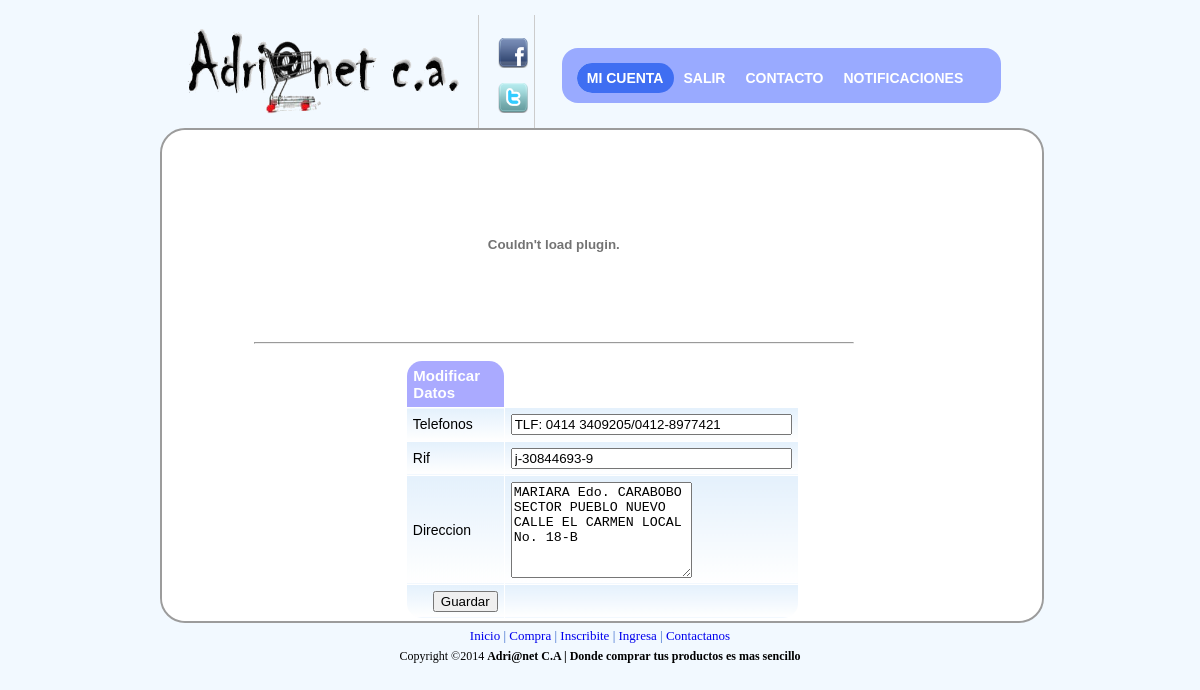
/web2final/contacto/modificarcontacto.php (signed in), run on the app's committed database.
### tables this page shows
CREATE TABLE IF NOT EXISTS `contacto` (
  `contacto` text NOT NULL,
`id_contacto` int(10) NOT NULL,
  `telefono` varchar(50) NOT NULL,
  `rif` varchar(30) NOT NULL
);

### web2final/contacto/modificarcontacto.php (the view, shortened to what this page needs)
<!DOCTYPE html PUBLIC "-//W3C//DTD XHTML 1.0 Transitional//EN" "http://www.w3.org/TR/xhtml1/DTD/xhtml1-transitional.dtd">
<html>
<head><meta http-equiv="Content-Type" content="text/html; charset=windows-1252">
<link rel="stylesheet" href="../css/principal.css"  type="text/css" media="screen">
<link rel="stylesheet" href="../css/lavalampadmi.css" type="text/css" media="screen">
<link type="text/css" rel="stylesheet" href="../css/sliderman.css"  />
<link rel="stylesheet" href='../css/hoverbox.css' type="text/css" media="screen" />
<link rel="stylesheet" href='../js/fancybox/jquery.fancybox-1.3.4.css' type="text/css" media="screen" />
</head>
<body  marginwidth="10" marginheight="10" bgcolor="#f5f6f7" topmargin="5" leftmargin="5" >
<table width="900" cellspacing="0" cellpadding="10" border="0" align="center">
<tbody>
<tr>
<td>
<table width="100%" cellspacing="0" cellpadding="0" border="0">
<tbody>
<tr valign="bottom">
<td valign="middle" style="padding-bottom: 10px;">
<a href="../administrador/index_admin.php" >
<img alt="banner" id="banner" width="300" border="0" height="95" src="../imagenes/logo.png" />
</a>
</td>
<td width="100%" valign="bottom" style="padding-left: 15px;">
<table width="100%" cellspacing="0" cellpadding="0" border="0">
<tbody>
<tr height="60">
<td class="mainmenu" width="2%" nowrap="" 8px;"=" padding-top:="" 15px;="" padding-left:="" #cccccc;="" solid="" 1px=""></td>
<td class="mainmenu" width="14%" valign="middle" nowrap="" align="center" style="border-left: 1px solid #cccccc; padding-left: 15px; padding-top: 8px;">
<p>
<a href="http://www.facebook.com" target="_blank">
<img  id="facebook" alt="fb" width="30" border="0" height="30" src="../imagenes/facebook.png" />
</a>
</p>
<p>
<a href="http://www.twitter.com" target="_blank">
<img id="twitter" alt="tw" width="30" border="0" height="30" src="../imagenes/twitter.png" />
</a>
</p>
</td>
<td class="mainmenu" width="50%" valign="middle" nowrap="" align="center" style="border-left: 1px solid #cccccc; padding-left: 15px; padding-top: 8px;">
<div a class="toplink" align="right" style="padding: 12px;">
<?php
$db=conectar();
?>
<ul class="lavaLampWithImage" id="1">
    <li class="current"><a href="micuenta_admi.php">Mi cuenta</a></li>
     <li><a href="../salir/salir.php">Salir</a></li>
		<li><a href="../contacto/contacto_admi.php">Contacto</a></li>
		<li><a id="ifancybox" href="notificaciones.php" >Notificaciones</a></li>
</ul>
 </div>
 </td>
<td class="smallfont" width="1%" nowrap="" style="padding-right: 10px;">
</td>
<td width="12%"></td>
</tr>
</tbody>
</table>
       </td>
        </tr>
    </tbody>
</table>
<div id="fondoprincipal">
<table width="100%" cellspacing="0" cellpadding="0" border="0" bgcolor="#ffffff" style="border-radius: 25px; -moz-border-radius: 25px;
-webkit-border-radius: 25px;">
<tbody>
<tr>
<td  width="100%">
<table width="100%" cellspacing="0" cellpadding="0" border="0">
<tbody>
<tr valign="top">
<td width="100%">
<table width="776" border="0">
<tbody>
<tr>
<td width="264" valign="middle" align="left"></td>
<td width="600" valign="middle" align="center">
    <a href="http://www.facebook.com">
        <div align="center" style="padding-top: 3px; padding-bottom: 3px;">
            <table cellspacing="0" cellpadding="1">
                <tbody>
                    <tr>
                        <td align="center">
                            <a target="_blank" href="../administrador/micuenta_admi.php">
							<div id="banner2">
<br />
                                <embed src="../imagenes/mientras.swf" quality="high" WIDTH="600" HEIGHT="180"><hr align='right'> </embed>
								</div>                            </a>
                        </td>
                    </tr>
                </tbody>
            </table>
        </div>
    </a>
</td>
<td width="240" valign="middle" align="center"></td>
</tr>
</tbody>
</table>
    </tbody>
</table>
<table width="100%" border="0">
<tbody>
<tr>
<td width="5%">
</td>
<td>
    <div align="center">
	 <div class="CSSTableGenerator"  >
	       <?php
$sql="SELECT * FROM contacto where id_contacto='1' ";
$d=mysql_query($sql,$db)or die(mysql_error());
while($s= mysql_fetch_array($d))
{
?>
     <form action="" method="post" id="form1" name="form1">
  <table>
    <tr>
      <td>Modificar Datos</td>
    </tr>
    <tr>
      <td>Telefonos</td>
      <td><input name="tlf" type="text"  size="32"  required="required" value="<?php echo $s["telefono"]?>"  ></td>
    </tr>
   <tr>
      <td>Rif</td>
      <td><input name="rif" type="text"  size="32"  required="required" value="<?php echo $s["rif"]?>"  ></td>
    </tr>
	    <tr>
      <td>Direccion</td>
      <td><textarea name="dire"   rows='6'><?php echo $s["contacto"]?> </textarea> </td>
    </tr>
    <tr>
      <td><div align="right">
          <input name="enviar" type="submit" id="enviar" value="Guardar">
      </div></td>
      <td>&nbsp;</td>
    </tr>
  </table>
</form>
<?php
 }
 ?>
?>	</div>
</div>
</td>
<td valign="top" width="5%" >
</td>
</tr>
</tbody>
</table>
</td>
</td>
</tr>
</tbody>
</table>
<div id="piepagina" align="center" style="padding: 5px;">
    <a href="../administrador/index_admin.php">Inicio</a>
    								|
    <a href="../administrador/index_admin.php">Compra</a>
    								|
    <a href="../administrador/index_admin.php">Inscribite</a>
    				|
    <a href="../administrador/index_admin.php">Ingresa</a>
    				|
    <a href="../contacto/contacto_admi.php">Contactanos</a>
</div>
<div id="piepagina2" align="center">
     Copyright ©2014
    <b>
                 Adri@net C.A | Donde comprar tus productos es mas sencillo
    </b>
</div>
</body>
</html>

### web2final/css/principal.css (style rules this page uses)
body { background:#F2F9FF; font-size: 15px; color: #000000; text-decoration: none; }
#fondoprincipal { position:inherit; background-color: white; width: 100%; border-radius: 25px; -moz-border-radius: 25px; -webkit-border-radius: 25px; border: 2px double #9C9C9C; font-family:Verdana, Arial, Helvetica, sans-serif; text-align:center; }
#banner2 { position:inherit; width: 100%; border-radius: 25px; -moz-border-radius: 25px; -webkit-border-radius: 25px; -moz-border-radius-bottomleft:0px; -webkit-border-bottom-left-radius:0px; border-bottom-left-radius:0px; -moz-border-radius-bottomright:0px; -webkit-border-bottom-right-radius:0px; border-bottom-right-radius:0px; }
#piepagina { font-size: 13px; color: #36C; text-decoration: none; }
#piepagina2 { font-size: 12px; color: #000; }
.CSSTableGenerator { margin:0px;padding:0px; width:50%; border:0px solid #ffffff; -moz-border-radius-bottomleft:0px; -webkit-border-bottom-left-radius:0px; border-bottom-left-radius:0px; -moz-border-radius-bottomright:0px; -webkit-border-bottom-right-radius:0px; border-bottom-right-radius:0px; -moz-border-radius-topright:25px; -webkit-border-top-right-radius:25px; border-top-right-radius:25px; -moz-border-radius-topleft:25px; -webkit-border-top-left-radius:25px; border-top-left-radius:25px; }
.CSSTableGenerator table { border-collapse: collapse; border-spacing: 0; width:100%; height:100%; margin:0px;padding:0px; }
.CSSTableGenerator tr:last-child td:last-child { -moz-border-radius-bottomright:15px; -webkit-border-bottom-right-radius:15px; border-bottom-right-radius:15px; }
.CSSTableGenerator table tr:first-child td:first-child { -moz-border-radius-topleft:15px; -webkit-border-top-left-radius:15px; border-top-left-radius:15px; }
.CSSTableGenerator table tr:first-child td:last-child { -moz-border-radius-topright:15px; -webkit-border-top-right-radius:15px; border-top-right-radius:15px; }
.CSSTableGenerator tr:last-child td:first-child { -moz-border-radius-bottomleft:15px; -webkit-border-bottom-left-radius:15px; border-bottom-left-radius:15px; }
.CSSTableGenerator td { vertical-align:middle; background:-o-linear-gradient(bottom, #e5f1fc 5%, #ffffff 100%); background:-webkit-gradient( linear, left top, left bottom, color-stop(0.05, #e5f1fc), color-stop(1, #ffffff) ); background:-moz-linear-gradient( center top, #e5f1fc 5%, #ffffff 100% ); filter:progid:DXImageTransform.Microsoft.gradient(startColorstr="#e5f1fc", endColorstr="#ffffff"); background: -o-linear-gradient(top,#e5f1fc,ffffff); background-color:#e5f1fc; border:1px solid #ffffff; border-width:0px 1px 1px 0px; text-align:left; padding:6px; font-size:14px; font-family:Arial; font-weight:normal; color:#000000; }
.CSSTableGenerator tr:last-child td { border-width:0px 1px 0px 0px; }
.CSSTableGenerator tr td:last-child { border-width:0px 0px 1px 0px; }
.CSSTableGenerator tr:last-child td:last-child { border-width:0px 0px 0px 0px; }
.CSSTableGenerator tr:first-child td { background:-o-linear-gradient(bottom, #aaaaff 5%, #aaaaff 100%); background:-webkit-gradient( linear, left top, left bottom, color-stop(0.05, #aaaaff), color-stop(1, #aaaaff) ); background:-moz-linear-gradient( center top, #aaaaff 5%, #aaaaff 100% ); filter:progid:DXImageTransform.Microsoft.gradient(startColorstr="#aaaaff", endColorstr="#aaaaff"); background: -o-linear-gradient(top,#aaaaff,aaaaff); background-color:#aaaaff; border:0px solid #ffffff; text-align:left; border-width:0px 0px 1px 1px; font-size:15px; font-family:Arial; font-weight:bold; color:#ffffff; }
.CSSTableGenerator tr:first-child td:first-child { border-width:0px 0px 1px 0px; }
.CSSTableGenerator tr:first-child td:last-child { border-width:0px 0px 1px 1px; }

### web2final/css/lavalampadmi.css (style rules this page uses)
.lavaLampWithImage { position: relative; height: 25px; width: 409px; background: url("../imagenes/bg1.png") no-repeat top; padding: 15px; margin: 10px 0; border-radius: 16px; -moz-border-radius: 16px; -webkit-border-radius: 16px; }
.lavaLampWithImage li { float: left; list-style: none; }
.lavaLampWithImage li a { font: bold 14px arial; text-decoration: none; color: #fff; outline: none; text-align: center; top: 7px; text-transform: uppercase; letter-spacing: 0; z-index: 10; display: block; float: left; height: 30px; position: relative; overflow: hidden; margin: auto 10px; }

### web2final/css/hoverbox.css (style rules this page uses)
a { text-decoration: none; }

### data on the page
contacto: tlf "TLF: 0414 3409205/0412-8977421", rif "j-30844693-9", dire "MARIARA Edo. CARABOBO SECTOR PUEBLO NUEVO CALLE EL CARMEN LOCAL No. 18-B"
